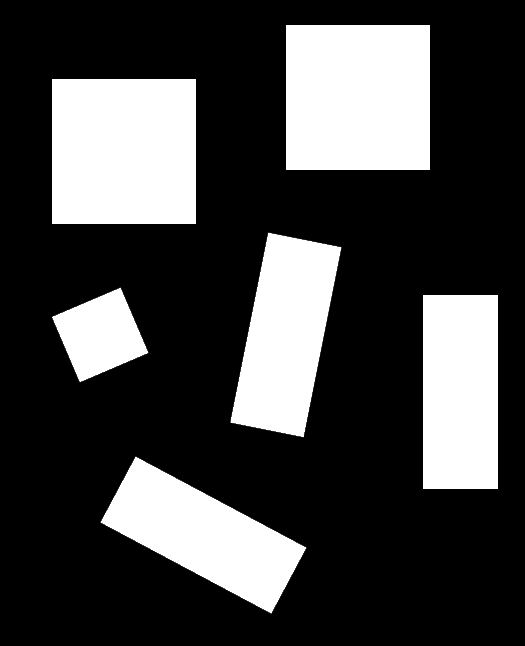
#> input picture OptoElectronique/TP/2026/bloc_VI/codes/correction/_data/gray_blocks.png, 525 x 646 px, found by its file name
$ python 12_roberts.py
#> lines starting #> are read from the running program, lines starting #| are printed output that depends on the picture
"""12_sobel.py
Sobel gradient process with OpenCV
.. moduleauthor:: Julien VILLEMEJANE <julien.villemejane@institutoptique.fr>

"""

import cv2
import numpy as np
from matplotlib import pyplot as plt

image_gray = cv2.imread('./_data/gray_blocks.png', cv2.IMREAD_GRAYSCALE)
#> image_gray is the input picture: shape (646, 525); min 0, max 255, mean 68.1

# Kernel
K_x = np.array([[1, 0], [0, -1]])
K_y = np.array([[0, 1], [-1, 0]])
G_x = cv2.filter2D(image_gray, -1, K_x)
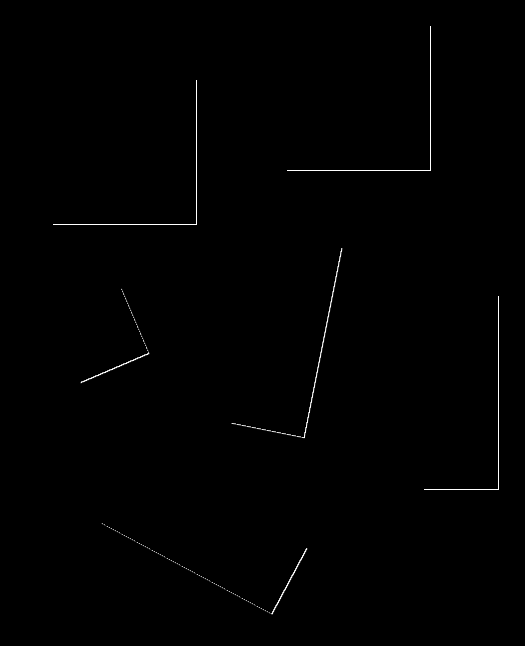
#> G_x: shape (646, 525); min 0, max 255, mean 1.1
G_y = cv2.filter2D(image_gray, -1, K_y)
Amp = np.sqrt(G_x**2 + G_y**2)

# Display images
fig, ax = plt.subplots(nrows=2, ncols=2)
ax[0,0].imshow(image_gray, cmap='gray')
ax[0,0].set_title('Initial Gray Image')
ax[1,0].imshow(Amp, cmap='gray')
ax[1,0].set_title('Roberts Amplitude')
ax[0,1].imshow(G_x, cmap='gray')
ax[0,1].set_title('Roberts X')
ax[1,1].imshow(G_y, cmap='gray')
ax[1,1].set_title('Roberts Y')


plt.figure()
plt.imshow(Amp, cmap='gray')
plt.title('Roberts Amplitude')
plt.show()
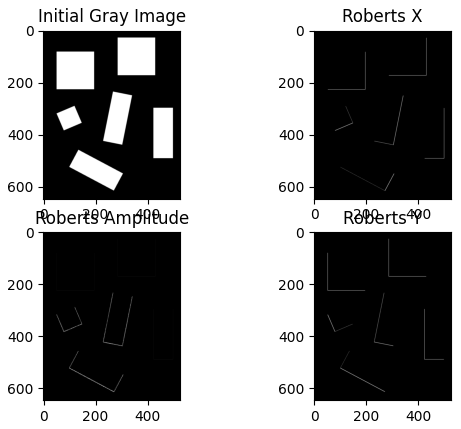
#> figure drawn by matplotlib, 4 panels
